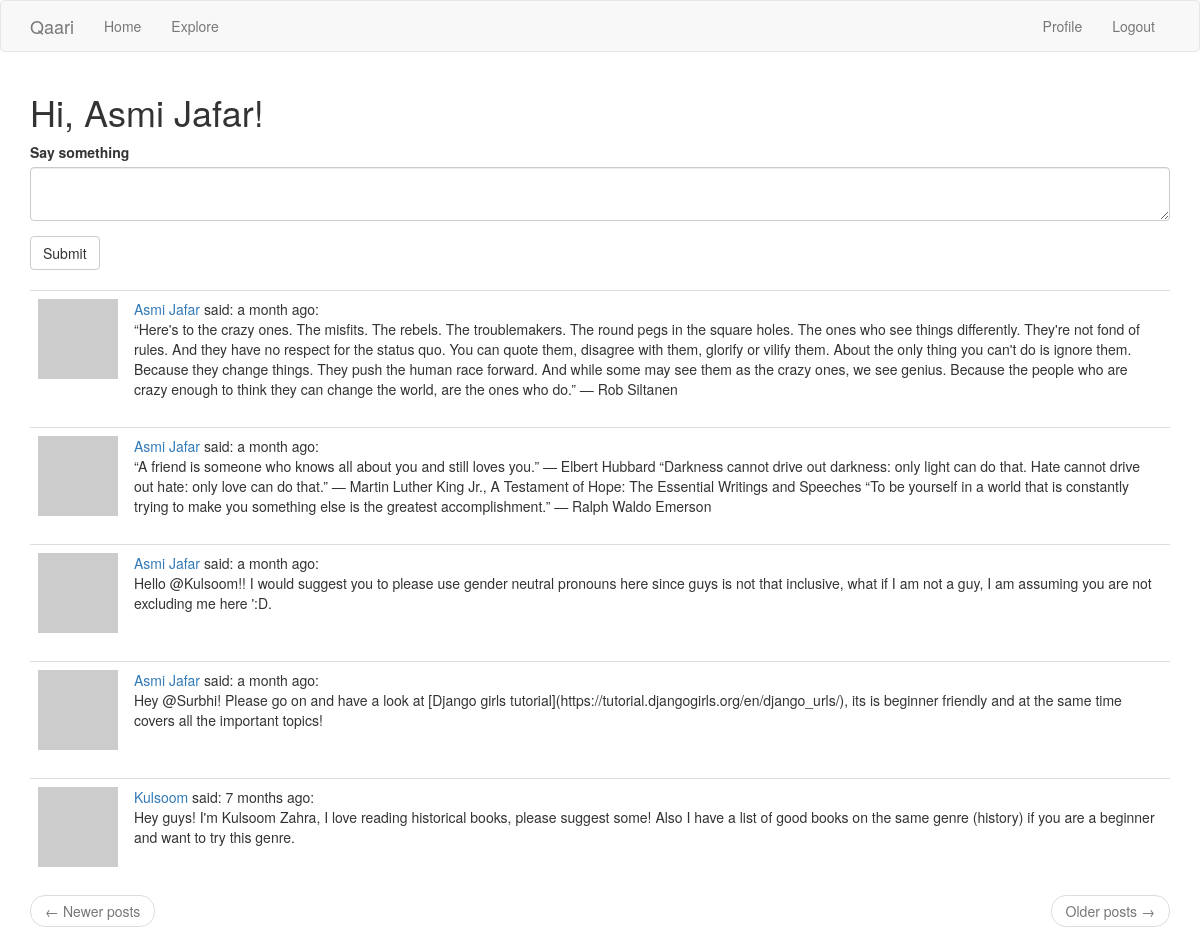
The page /index (signed in) on the database its author committed.
### app/models.py (models this page shows, shortened)
class User(UserMixin, db.Model):
    id = db.Column(db.Integer, primary_key=True)
    username = db.Column(db.String(64), index=True, unique=True)
    email = db.Column(db.String(120), index=True, unique=True)
    password_hash = db.Column(db.String(128))
    about_me = db.Column(db.String(140))
    last_seem = db.Column(db.DateTime, default=datetime.utcnow)
    posts = db.relationship('Post', backref='author', lazy='dynamic')
    followed = db.relationship(
        'User', secondary=followers,
        primaryjoin=(followers.c.follower_id == id),
        secondaryjoin=(followers.c.followed_id == id),
        backref=db.backref('followers', lazy='dynamic'), lazy='dynamic')
    def followed_posts(self):
        followed = Post.query.join(
            followers, (followers.c.followed_id == Post.user_id)).filter(
                followers.c.follower_id == self.id)
        own = Post.query.filter_by(user_id=self.id)
        return followed.union(own).order_by(Post.timestamp.desc())
    def avatar(self, size):
        digest = md5(self.email.lower().encode('utf-8')).hexdigest()
        return 'https://www.gravatar.com/avatar/{}?d=identicon&s={}'.format(
            digest, size)

class Post(db.Model):
    id = db.Column(db.Integer, primary_key=True)
    body = db.Column(db.String(140))
    timestamp = db.Column(db.DateTime, index=True, default=datetime.utcnow)
    user_id = db.Column(db.Integer, db.ForeignKey('user.id'))

### app/main/routes.py (the view)
@bp.route('/', methods=['GET', 'POST'])
@bp.route('/index', methods=['GET', 'POST'])
@login_required
def index():
    form = PostForm()
    if form.validate_on_submit():
        post = Post(body=form.post.data, author=current_user)
        db.session.add(post)
        db.session.commit()
        flash('Your post is now live!')
        return redirect(url_for('main.index'))
    page = request.args.get('page', 1, type=int)
    posts = current_user.followed_posts().paginate(
        page, current_app.config['POSTS_PER_PAGE'], False)
    next_url = url_for('main.index', page=posts.next_num) \
        if posts.has_next else None
    prev_url = url_for('main.index', page=posts.prev_num) \
        if posts.has_prev else None
    return render_template('index.html', title=('Home'), form=form,
                           posts=posts.items, next_url=next_url,
                           prev_url=prev_url)

### app/main/forms.py
class PostForm(FlaskForm):
    post = TextAreaField(('Say something'), validators=[DataRequired()])
    submit = SubmitField('Submit')

### app/main/routes.py (called while the page is built)
@bp.before_app_request
def before_request():
    if current_user.is_authenticated:
        current_user.last_seen = datetime.utcnow()
        db.session.commit()

### app/models.py (called while the page is built)
@login.user_loader
def load_user(id):
    return User.query.get(int(id))

### app/templates/index.html
{% extends "base.html" %}
{% import 'bootstrap/wtf.html' as wtf %}
{% block app_content %}
    <h1>Hi, {{ current_user.username }}!</h1>
    {% if form %}
    {{ wtf.quick_form(form) }}
    <br>
    {% endif %}
    {% for post in posts %}
        {% include '_post.html' %}
    {% endfor %}
    <nav aria-label="...">
        <ul class="pager">
            <li class="previous{% if not prev_url %} disabled{% endif %}">
                <a href="{{ prev_url or '#' }}">
                    <span aria-hidden="true">&larr;</span> Newer posts
                </a>
            </li>
            <li class="next{% if not next_url %} disabled{% endif %}">
                <a href="{{ next_url or '#' }}">
                    Older posts <span aria-hidden="true">&rarr;</span>
                </a>
            </li>
        </ul>
    </nav>
{% endblock %}

### app/templates/_post.html
    <table class="table table-hover">
        <tr>
            <td width="70px">
                <a href="{{ url_for('main.user', username=post.author.username) }}">
                    <img src="{{ post.author.avatar(70) }}" />
                </a>
            </td>
            <td>
                <a href="{{ url_for('main.user', username=post.author.username) }}">
                    {{ post.author.username }}
                </a>
                said: {{ moment(post.timestamp).fromNow() }}:
                <br>
                <span id="post{{ post.id }}">{{ post.body }}</span>
            </td>
        </tr>
    </table>

### rows shown on the page
User: username "Asmi Jafar"
Post: author.username "Asmi Jafar", timestamp "a month ago", body "“Here's to the crazy ones. The misfits. The rebels. The troublemakers. The round pegs in the square holes. The ones who see things differently. They're not fond of rules. And they have no respect for the status quo. You can quote them, disagree with them, glorify or vilify them. About the only thing you can't do is ignore them. Because they change things. They push the human race forward. And while some may see them as the crazy ones, we see genius. Because the people who are crazy enough to think they can change the world, are the ones who do.” ― Rob Siltanen"
Post: author.username "Asmi Jafar", timestamp "a month ago", body "“A friend is someone who knows all about you and still loves you.” ― Elbert Hubbard “Darkness cannot drive out darkness: only light can do that. Hate cannot drive out hate: only love can do that.” ― Martin Luther King Jr., A Testament of Hope: The Essential Writings and Speeches “To be yourself in a world that is constantly trying to make you something else is the greatest accomplishment.” ― Ralph Waldo Emerson"
Post: author.username "Asmi Jafar", timestamp "a month ago", body "Hello @Kulsoom!! I would suggest you to please use gender neutral pronouns here since guys is not that inclusive, what if I am not a guy, I am assuming you are not excluding me here ':D."
Post: author.username "Asmi Jafar", timestamp "a month ago", body "Hey @Surbhi! Please go on and have a look at [Django girls tutorial](https://tutorial.djangogirls.org/en/django_urls/), its is beginner friendly and at the same time covers all the important topics!"
Post: author.username "Kulsoom", timestamp "7 months ago", body "Hey guys! I'm Kulsoom Zahra, I love reading historical books, please suggest some! Also I have a list of good books on the same genre (history) if you are a beginner and want to try this genre."
